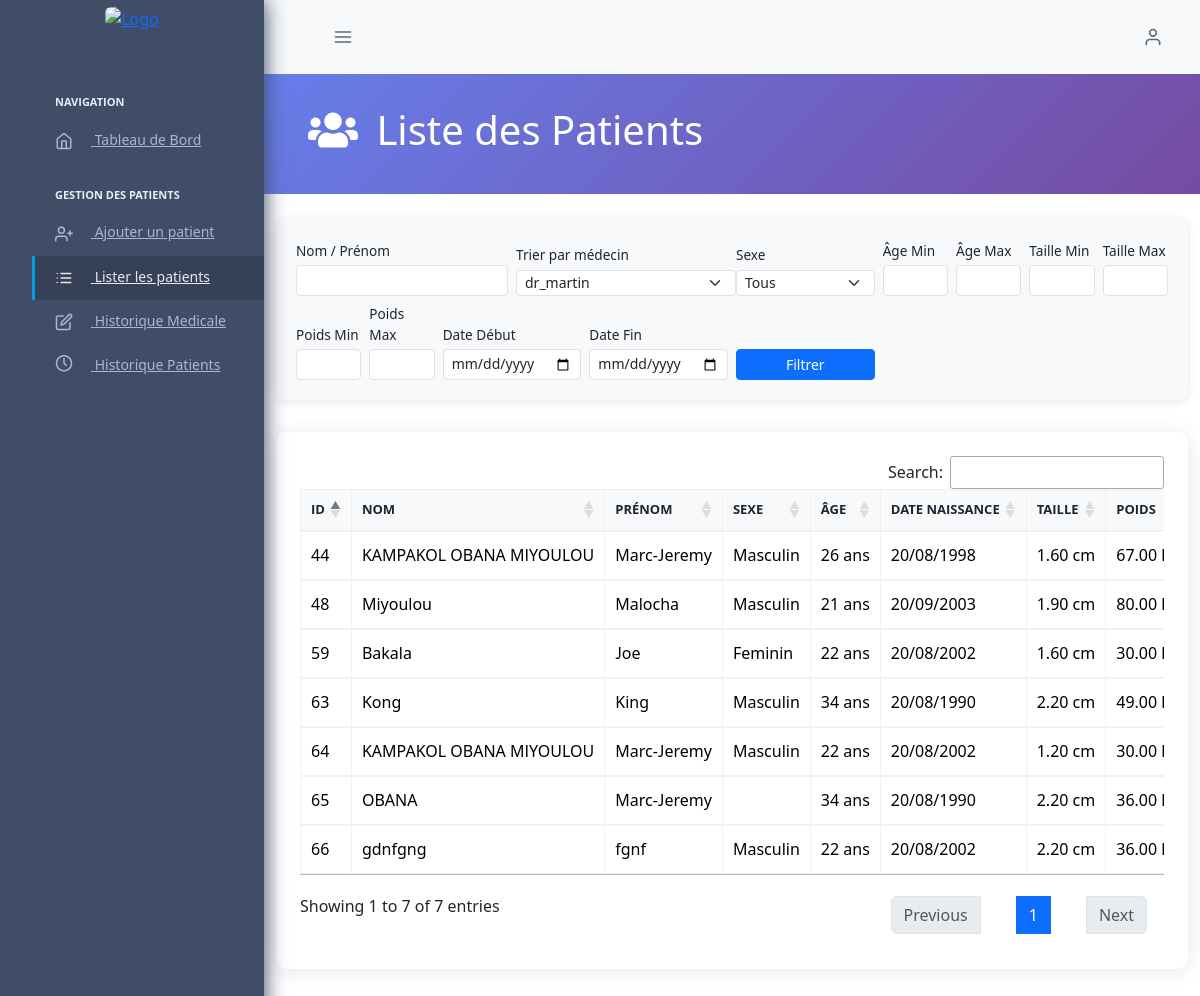
/lister_patients.php (signed in), run on the app's committed database.
### tables this page shows
CREATE TABLE `patients` (
  `id_patient` int(11) NOT NULL,
  `nom` varchar(50) NOT NULL,
  `prenom` varchar(50) NOT NULL,
  `sexe` enum('Masculin','Feminin') NOT NULL,
  `date_naissance` date NOT NULL,
  `loisirs` text DEFAULT NULL,
  `divers` text DEFAULT NULL,
  `antecedents_medicaux` text DEFAULT NULL,
  `chirurgicaux` text DEFAULT NULL,
  `familiaux` text DEFAULT NULL,
  `mentions_particulieres` text DEFAULT NULL,
  `telephone` varchar(20) DEFAULT NULL,
  `profession` varchar(100) DEFAULT NULL,
  `poids` decimal(5,2) DEFAULT NULL,
  `taille` decimal(5,2) DEFAULT NULL,
  `id_utilisateur` int(11) DEFAULT NULL,
  `date_creation` datetime DEFAULT current_timestamp()
);

### lister_patients.php (the view, shortened to what this page needs)
<?php
require_once 'db.php';
$current_medecin_id = $_SESSION['user']['id'];
$docsStmt = $pdo->prepare("SELECT id_utilisateur, username FROM users WHERE role = 'medecin' ORDER BY username");
$docsStmt->execute();
$medecins = $docsStmt->fetchAll(PDO::FETCH_ASSOC);
$filters = [
    'nom_patient' => isset($_GET['nom_patient']) ? trim($_GET['nom_patient']) : '',
    'sexe'        => $_GET['sexe'] ?? '',
    'age_min'     => $_GET['age_min'] ?? '',
    'age_max'     => $_GET['age_max'] ?? '',
    'taille_min'  => $_GET['taille_min'] ?? '',
    'taille_max'  => $_GET['taille_max'] ?? '',
    'poids_min'   => $_GET['poids_min'] ?? '',
    'poids_max'   => $_GET['poids_max'] ?? '',
    'date_debut'  => $_GET['date_debut'] ?? '',
    'date_fin'    => $_GET['date_fin'] ?? '',
    'medecin'     => isset($_GET['medecin']) ? $_GET['medecin'] : (string)$current_medecin_id,
];
$where = [];
$params = [];
if ($filters['medecin'] !== 'all') {
    $where[] = "id_utilisateur = :medecin_id";
    $params[':medecin_id'] = (int)$filters['medecin'];
}
$whereClause = !empty($where) ? 'WHERE ' . implode(' AND ', $where) : '';
$sql = "SELECT *, TIMESTAMPDIFF(YEAR, date_naissance, CURDATE()) AS age FROM patients $whereClause ORDER BY date_creation DESC";
$stmt = $pdo->prepare($sql);
foreach ($params as $key => $val) {
    $stmt->bindValue($key, $val);
}
$stmt->execute();
$patients = $stmt->fetchAll();
?>
<!DOCTYPE html>
<html lang="fr">
<head>
  <link rel="stylesheet" href="https://cdn.jsdelivr.net/npm/bootstrap@5.3.0/dist/css/bootstrap.min.css">
  <link rel="stylesheet" href="https://cdn.datatables.net/1.13.6/css/dataTables.bootstrap5.min.css">
  <link rel="stylesheet" href="https://cdn.datatables.net/buttons/2.4.1/css/buttons.bootstrap5.min.css">
</head>
<body>
<?php include 'includes/sidebar-medecin.php'; ?>
<?php include 'includes/header.php'; ?>
<div class="pc-container">
  <div class="pcoded-content">
    <div class="page-header">
      <div class="container">
        <h1><i class="fas fa-users me-2"></i> Liste des Patients</h1>
      </div>
    </div>
    <div class="container">
      <div class="filter-card">
        <form method="GET" class="row g-2 align-items-end">
          <div class="col-md-3">
            <label class="form-label">Nom / Prénom</label>
            <input type="text" name="nom_patient" class="form-control form-control-sm" value="<?= htmlspecialchars($filters['nom_patient']) ?>">
          </div>
          <div class="col-md-3">
            <label class="form-label">Trier par médecin</label>
            <select name="medecin" class="form-select form-select-sm filter-medecin">
              <?php foreach ($medecins as $m): ?>
                <option value="<?= $m['id_utilisateur'] ?>" <?= ($filters['medecin'] == (string)$m['id_utilisateur']) ? 'selected' : '' ?>>
                  <?= htmlspecialchars($m['username']) ?>
                </option>
              <?php endforeach; ?>
            </select>
          </div>
          <div class="col-md-2">
            <label class="form-label">Sexe</label>
            <select name="sexe" class="form-select form-select-sm filter-sexe">
              <option value="">Tous</option>
            </select>
          </div>
          <div class="col-md-1">
            <label class="form-label">Âge Min</label>
            <input type="number" name="age_min" class="form-control form-control-sm" value="<?= $filters['age_min'] ?>">
          </div>
          <div class="col-md-1">
            <label class="form-label">Âge Max</label>
            <input type="number" name="age_max" class="form-control form-control-sm" value="<?= $filters['age_max'] ?>">
          </div>
          <div class="col-md-1">
            <label class="form-label">Taille Min</label>
            <input type="number" name="taille_min" step="0.01" class="form-control form-control-sm" value="<?= $filters['taille_min'] ?>">
          </div>
          <div class="col-md-1">
            <label class="form-label">Taille Max</label>
            <input type="number" name="taille_max" step="0.01" class="form-control form-control-sm" value="<?= $filters['taille_max'] ?>">
          </div>
          <div class="col-md-1">
            <label class="form-label">Poids Min</label>
            <input type="number" name="poids_min" step="0.01" class="form-control form-control-sm" value="<?= $filters['poids_min'] ?>">
          </div>
          <div class="col-md-1">
            <label class="form-label">Poids Max</label>
            <input type="number" name="poids_max" step="0.01" class="form-control form-control-sm" value="<?= $filters['poids_max'] ?>">
          </div>
          <div class="col-md-2">
            <label class="form-label">Date Début</label>
            <input type="date" name="date_debut" class="form-control form-control-sm" value="<?= $filters['date_debut'] ?>">
          </div>
          <div class="col-md-2">
            <label class="form-label">Date Fin</label>
            <input type="date" name="date_fin" class="form-control form-control-sm" value="<?= $filters['date_fin'] ?>">
          </div>
          <div class="col-md-2">
            <button type="submit" class="btn btn-primary btn-sm w-100">Filtrer</button>
          </div>
        </form>
      </div>
      <div class="table-card">
        <div class="table-responsive">
          <table id="tablePatients" class="table table-bordered table-hover w-100">
            <thead class="table-light">
              <tr>
                <th>ID</th>
                <th>Nom</th>
                <th>Prénom</th>
                <th>Sexe</th>
                <th>Âge</th>
                <th>Date Naissance</th>
                <th>Taille</th>
                <th>Poids</th>
              </tr>
            </thead>
            <tbody>
              <?php foreach ($patients as $p): ?>
              <tr>
                <td><?= $p['id_patient'] ?></td>
                <td><?= htmlspecialchars($p['nom']) ?></td>
                <td><?= htmlspecialchars($p['prenom']) ?></td>
                <td><?= $p['sexe'] ?></td>
                <td><?= $p['age'] ?> ans</td>
                <td><?= date('d/m/Y', strtotime($p['date_naissance'])) ?></td>
                <td><?= $p['taille'] ?> cm</td>
                <td><?= $p['poids'] ?> kg</td>
              </tr>
              <?php endforeach; ?>
            </tbody>
          </table>
        </div>
      </div>
    </div>
  </div>
</div>
<?php include 'includes/footer.php'; ?>
</body>
</html>

### includes/sidebar-medecin.php (shortened to what this page needs)
<nav class="pc-sidebar">
  <div class="navbar-wrapper">
    <div class="m-header flex items-center justify-center py-4 px-6 h-header-height">
  <a href="dashboard_admin.php" class="b-brand flex items-center gap-3">
    <img src="DattaAble-1.0.0/dist/assets/images/logo1.png"
         alt="Logo"
         style="height: 60px; object-fit: contain;"
         class="rounded" />
  </a>
</div>
    <div class="navbar-content h-[calc(100vh_-_74px)] py-2.5">
      <ul class="pc-navbar">
        <li class="pc-item pc-caption">
          <label>Navigation</label>
        </li>
        <li class="pc-item">
          <a href="dashboard_medecin.php" class="pc-link">
            <span class="pc-micon"><i data-feather="home"></i></span>
            <span class="pc-mtext">Tableau de Bord</span>
          </a>
        </li>
        <li class="pc-item pc-caption">
  <label>Gestion des patients</label>
</li>
<li class="pc-item">
  <a href="ajouter_patient.php" class="pc-link">
    <span class="pc-micon"><i data-feather="user-plus"></i></span>
    <span class="pc-mtext">Ajouter un patient</span>
  </a>
</li>
<li class="pc-item">
  <a href="lister_patients.php" class="pc-link">
    <span class="pc-micon"><i data-feather="list"></i></span>
    <span class="pc-mtext">Lister les patients</span>
  </a>
</li>
<li class="pc-item">
  <a href="historique_consultations.php" class="pc-link">
    <span class="pc-micon"><i data-feather="edit"></i></span>
    <span class="pc-mtext">Historique Medicale</span>
  </a>
</li>
<?php if (isset($_SESSION['user']['statut']) && $_SESSION['user']['statut'] === 'principal'): ?>
    <li class="pc-item">
        <a href="historique_patients.php" class="pc-link">
            <span class="pc-micon">
                <i class="feather icon-clock"></i>
            </span>
            <span class="pc-mtext">Historique Patients</span>
        </a>
    </li>
<?php endif; ?>
      </ul>
    </div>
  </div>
</nav>
<header class="pc-header">
  <div class="header-wrapper flex max-sm:px-[15px] px-[25px] grow">
    <div class="me-auto pc-mob-drp">
      <ul class="inline-flex *:min-h-header-height *:inline-flex *:items-center">
        <li class="pc-h-item pc-sidebar-collapse max-lg:hidden lg:inline-flex">
          <a href="#" class="pc-head-link ltr:!ml-0 rtl:!mr-0" id="sidebar-hide">
            <i data-feather="menu"></i>
          </a>
        </li>
      </ul>
    </div>
    <div class="ms-auto">
      <ul class="inline-flex *:min-h-header-height *:inline-flex *:items-center">
        <li class="dropdown pc-h-item header-user-profile">
          <a class="pc-head-link dropdown-toggle arrow-none me-0" data-pc-toggle="dropdown" href="#" role="button">
            <i data-feather="user"></i>
          </a>
        </li>
      </ul>
    </div>
  </div>
</header>

### includes/header.php (shortened to what this page needs)
<!doctype html>
<html lang="fr" data-pc-preset="preset-1" data-pc-sidebar-caption="true" data-pc-direction="ltr" dir="ltr" data-pc-theme="light">
<head>
<link href="https://cdn.jsdelivr.net/npm/tailwindcss@2.2.19/dist/tailwind.min.css" rel="stylesheet">
<link href="https://cdn.jsdelivr.net/npm/bootstrap@5.3.3/dist/css/bootstrap.min.css" rel="stylesheet">
  <link rel="stylesheet" href="DattaAble-1.0.0/dist/assets/fonts/phosphor/duotone/style.css" />
  <link rel="stylesheet" href="DattaAble-1.0.0/dist/assets/fonts/tabler-icons.min.css" />
  <link rel="stylesheet" href="DattaAble-1.0.0/dist/assets/fonts/feather.css" />
  <link rel="stylesheet" href="DattaAble-1.0.0/dist/assets/fonts/fontawesome.css" />
  <link rel="stylesheet" href="DattaAble-1.0.0/dist/assets/fonts/material.css" />
  <link rel="stylesheet" href="DattaAble-1.0.0/dist/assets/css/style.css" />
  <link href="https://cdn.jsdelivr.net/npm/bootstrap@5.3.3/dist/css/bootstrap.min.css" rel="stylesheet">
</head>
<body>
<link rel="stylesheet" href="https://cdn.datatables.net/1.13.6/css/jquery.dataTables.min.css" />
<link rel="stylesheet" href="https://cdn.datatables.net/buttons/2.4.1/css/buttons.dataTables.min.css">

### includes/footer.php (shortened to what this page needs)
<footer class="pc-footer">
  <div class="footer-wrapper container-fluid mx-10">
    <div class="grid grid-cols-12 gap-1.5">
      <div class="col-span-12 sm:col-span-6 my-1">
      </div>
      <div class="col-span-12 sm:col-span-6 my-1 justify-self-end">
      </div>
    </div>
  </div>
</footer>
</body>
</html>

### lister_patients.php (style rules this page uses)
.page-header { background: linear-gradient(135deg, #667eea 0%, #764ba2 100%); color: white; padding: 2rem; margin-bottom: 2rem; }
.filter-card { background: #f8f9fa; border-radius: 10px; padding: 1.25rem; margin-bottom: 2rem; box-shadow: 0 2px 10px rgba(0,0,0,0.1); }
.filter-card .form-label { font-size: .85rem; margin-bottom: .25rem; }
.filter-card .form-control, .filter-card .form-select { font-size: .875rem; padding: .25rem .5rem; line-height: 1.2; height: auto; }
.filter-card .btn { font-size: .875rem; padding: .375rem .5rem; }
.filter-sexe { max-width: 140px; }
.filter-medecin { min-width: 220px; }
.table-card { background: white; border-radius: 10px; padding: 1.5rem; box-shadow: 0 2px 20px rgba(0,0,0,0.1); }
.table-responsive { overflow-x: auto; -webkit-overflow-scrolling: touch; }

### data on the page
patients: id_patient "66", nom "gdnfgng", prenom "fgnf", sexe "Masculin", age "22", date_naissance "20/08/2002", taille "2.20", poids "36.00"
patients: id_patient "65", nom "OBANA", prenom "Marc-Jeremy", age "34", date_naissance "20/08/1990", taille "2.20", poids "36.00"
patients: id_patient "64", nom "KAMPAKOL OBANA MIYOULOU", prenom "Marc-Jeremy", sexe "Masculin", age "22", date_naissance "20/08/2002", taille "1.20", poids "30.00"
patients: id_patient "63", nom "Kong", prenom "King", sexe "Masculin", age "34", date_naissance "20/08/1990", taille "2.20", poids "49.00"
patients: id_patient "59", nom "Bakala", prenom "Joe", sexe "Feminin", age "22", date_naissance "20/08/2002", taille "1.60", poids "30.00"
patients: id_patient "48", nom "Miyoulou", prenom "Malocha", sexe "Masculin", age "21", date_naissance "20/09/2003", taille "1.90", poids "80.00"
patients: id_patient "44", nom "KAMPAKOL OBANA MIYOULOU", prenom "Marc-Jeremy", sexe "Masculin", age "26", date_naissance "20/08/1998", taille "1.60", poids "67.00"

### other printed values
form field medecin "dr_martin"
